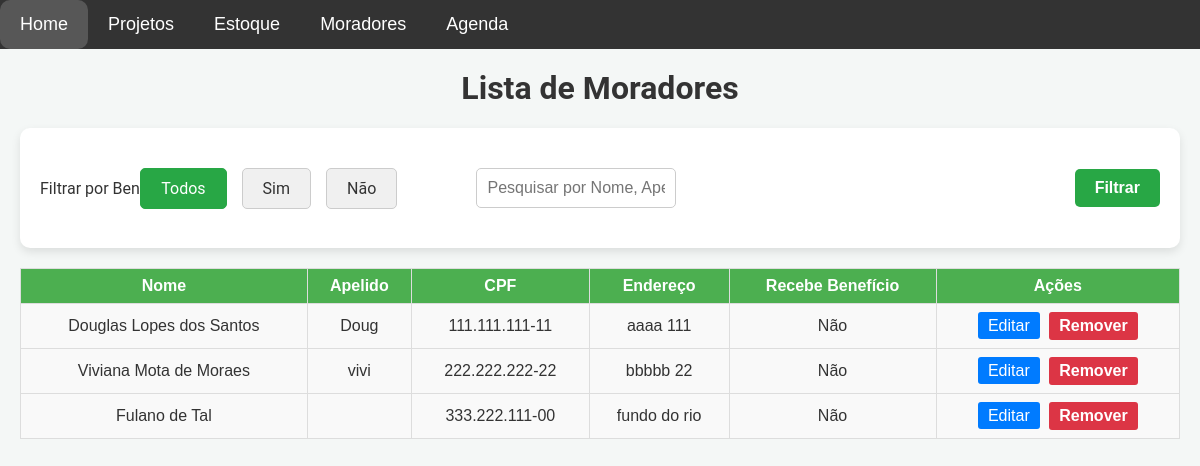
The page /listar_moradores on the database its author committed.
### models.py (models this page shows)
class Morador(db.Model):
    id = db.Column(db.Integer, primary_key=True)
    nome = db.Column(db.String(100), nullable=False)
    cpf = db.Column(db.String(14), nullable=False, unique=True)  # CPF com formato XXX.XXX.XXX-XX
    apelido = db.Column(db.String(50), nullable=True)
    endereco = db.Column(db.String(200), nullable=False)
    beneficio = db.Column(db.Boolean, default=False)  # True para 'Sim', False para 'Não'

### app.py (the view)
@app.route('/listar_moradores', methods=['GET'])
def listar_moradores():
    beneficio_filtro = request.args.get('beneficio')
    busca = request.args.get('busca', '').strip()
    query = Morador.query
    if beneficio_filtro == 'sim':
        query = query.filter_by(beneficio=True)
    elif beneficio_filtro == 'nao':
        query = query.filter_by(beneficio=False)
    if busca:
        query = query.filter(
            Morador.nome.ilike(f'%{busca}%') |
            Morador.apelido.ilike(f'%{busca}%') |
            Morador.cpf.ilike(f'%{busca}%')
        )
    moradores = query.all()
    return render_template('listar_moradores.html', moradores=moradores)

### templates/listar_moradores.html (shortened to what this page needs)
{% extends 'base.html' %}
{% block content %}
    <h1>Lista de Moradores</h1>
    <form method="GET"  id="formmoradores">
        <label>Filtrar por Benefício:</label>
        <div class="filter-buttons">
            <label for="todos" class="btn-filter">Todos</label>
            <label for="sim" class="btn-filter">Sim</label>
            <label for="nao" class="btn-filter">Não</label>
        </div>
        <div class="search-bar_moradores">
            <input type="text" name="busca" placeholder="Pesquisar por Nome, Apelido ou CPF" value="{{ request.args.get('busca', '') }}">
        </div>
        <button type="submit" class="filter-button">Filtrar</button>
    </form>
    <table class="moradores-table">
        <thead>
            <tr>
                <th>Nome</th>
                <th>Apelido</th>
                <th>CPF</th>
                <th>Endereço</th>
                <th>Recebe Benefício</th>
                <th>Ações</th>
            </tr>
        </thead>
        <tbody>
            {% for morador in moradores %}
            <tr>
                <td>{{ morador.nome }}</td>
                <td>{{ morador.apelido or '' }}</td>
                <td>{{ morador.cpf }}</td>
                <td>{{ morador.endereco }}</td>
                <td>{{ 'Sim' if morador.beneficio else 'Não' }}</td>
                <td>
                    <a href="{{ url_for('editar_morador', morador_id=morador.id) }}" class="btn-editar">Editar</a>
                    <button class="btn-remover" data-morador-nome="{{ morador.nome }}" data-morador-apelido="{{ morador.apelido }}" data-url="{{ url_for('remover_morador', morador_id=morador.id) }}">Remover</button>
                </td>
            </tr>
            {% endfor %}
        </tbody>
    </table>
{% endblock %}

### static/css/style.css (style rules this page uses)
body { font-family: 'Roboto', sans-serif; background-color: #f4f7f6; margin: 0; padding: 0; color: #333; }
h1, h3 { text-align: center; margin-top: 0; }
a { text-decoration: none; color: white; transition: background-color 0.3s ease; }
form { background-color: white; padding: 20px; border-radius: 10px; box-shadow: 0 4px 10px rgba(0, 0, 0, 0.1); margin-bottom: 20px; }
input[type="text"], input[type="date"], textarea, select { width: 100%; padding: 10px; margin: 10px 0; border: 1px solid #ccc; border-radius: 5px; font-size: 16px; box-sizing: border-box; }
form input[type="text"], form input[type="date"] { max-width: 200px; display: inline-block; margin-right: 10px; }
button, .btn { display: inline-block; padding: 10px 20px; background-color: #28a745; color: white; border: none; border-radius: 5px; font-size: 16px; font-weight: bold; cursor: pointer; transition: background-color 0.3s ease, color 0.3s ease; }
.btn-editar { padding: 5px 10px; background-color: #007bff; border-radius: 3px; text-decoration: none; margin-right: 5px; }
.btn-remover { padding: 5px 10px; background-color: #dc3545; border-radius: 3px; }
.btn-filter { padding: 10px 20px; background-color: #f0f0f0; color: #333; border: 1px solid #ccc; border-radius: 5px; margin: 0 5px; text-align: center; }
input[type="radio"]:checked + .btn-filter { background-color: #28a745; color: white; border-color: #28a745; }
.estoque-table, .moradores-table { width: 100%; border-collapse: collapse; margin-top: 20px; font-family: Arial, sans-serif; }
.estoque-table th, .estoque-table td, .moradores-table th, .moradores-table td { border: 1px solid #ddd; padding: 8px; text-align: center; }
.estoque-table th, .moradores-table th { background-color: #4CAF50; color: white; font-weight: bold; }
.moradores-table td { background-color: #f9f9f9; }
.moradores-table tr:nth-child(even) { background-color: #f2f2f2; }
#formmoradores { display: flex; align-items: center; justify-content: space-between; flex-wrap: wrap; }
.search-bar_moradores { padding: 10px; width: 300px; margin-left: -20%; }
.filter-buttons { display: flex; gap: 5px; align-items: center; margin-left: -30%; }
.filter-button { padding: 10px 20px; background-color: #4CAF50; color: white; border: none; border-radius: 5px; font-size: 16px; cursor: pointer; }
.filter-button { padding: 10px 20px; font-size: 16px; border: none; border-radius: 5px; cursor: pointer; background-color: #28a745; color: white; }

### rows shown on the page
Morador: nome "Douglas Lopes dos Santos", apelido "Doug", cpf "111.111.111-11", endereco "aaaa 111", beneficio "Não"
Morador: nome "Viviana Mota de Moraes", apelido "vivi", cpf "222.222.222-22", endereco "bbbbb 22", beneficio "Não"
Morador: nome "Fulano de Tal", cpf "333.222.111-00", endereco "fundo do rio", beneficio "Não"
